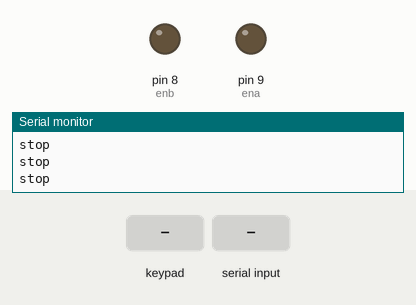
Recording of a sketch running on a simulated Arduino Uno, built with avr-gcc and run on an emulated ATmega328P. On the bench: output pins drawn as LEDs (lit = HIGH), the last lines printed to the serial monitor. The inputs (shaded band) are chosen by the test bench.

Above: at 1.2 s.
1.3 s: key 'L' pressed
At 1.47 s:
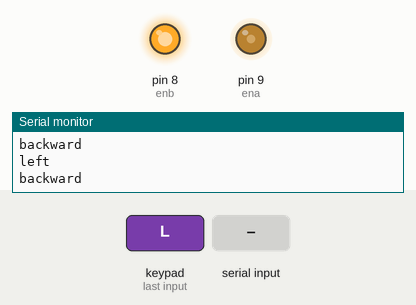
4.3 s: "forward" received over the second serial link
At 5.8 s:
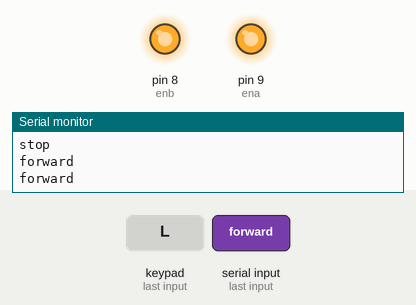
6.8 s: key 'R' pressed
At 8.1 s:
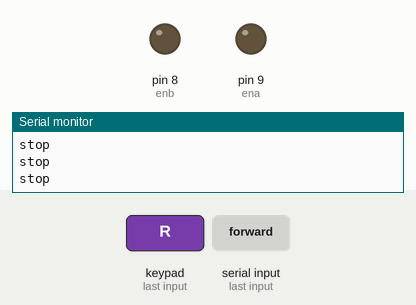
9.2 s: "Left" received over the second serial link
At 10.7 s:
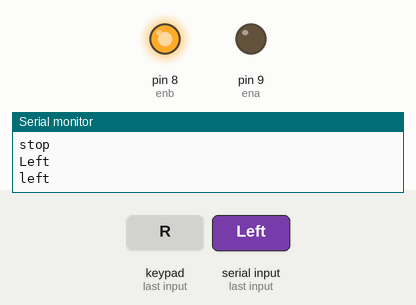
11.7 s: "right" received over the second serial link
At 14.2 s:
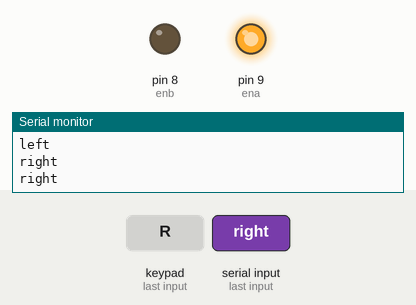
14.7 s: "left" received over the second serial link
At 16.5 s:
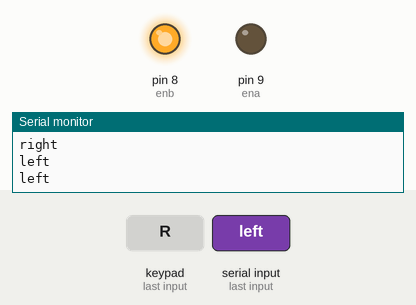
Timing chart, 0 to 18.7 s (numbered marks = the images above; inputs shaded):
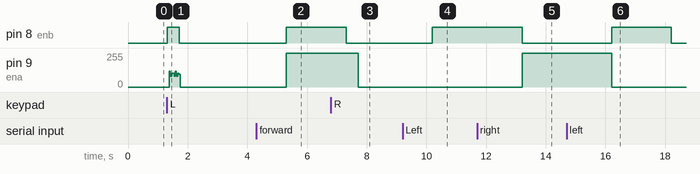

Measured:
- after the input at 1.3 s, pin 8 (enb): LOW → HIGH at once, → LOW 0.41 s later
- after the input at 4.3 s, pin 8 (enb): LOW → HIGH after 1.0 s; pin 9 (ena): 0/255 → 255/255 after 1.0 s
- after the input at 6.8 s, pin 9 (ena): 255/255 → 0/255 after 0.92 s instead of 0.51 s
- after the input at 9.2 s, pin 8 (enb): LOW → HIGH after 1.0 s
- after the input at 11.7 s, pin 8 (enb): HIGH → LOW after 1.5 s instead of 0.50 s; pin 9 (ena): 0/255 → 255/255 after 1.5 s
- after the input at 14.7 s, pin 8 (enb): LOW → HIGH after 1.5 s, → LOW 2.0 s later; pin 9 (ena): 255/255 → 0/255 after 1.5 s instead of 0.50 s

The sketch:

car_dabble.ino
```cpp
#define CUSTOM_SETTINGS
#define INCLUDE_GAMEPAD_MODULE
#include <Dabble.h>

String serial = "";
String terminal = "";
bool df = 0;

int ena = 9;
int m1p1 = 4;
int m1p2 = 5;

int enb = 8;
int m2p1 = 6;
int m2p2 = 7;

void setup()
{
  Serial.begin(9600);
  Dabble.begin(9600);
}

void loop()
{
  Dabble.processInput();

  int a = GamePad.getAngle();
  int r = GamePad.getRadius();

  if (((a > 0 && a <= 90) && r > 1) || (GamePad.isUpPressed()))
  {
    Serial.println("forward");
    digitalWrite(m1p1, HIGH);
    digitalWrite(m1p2, LOW);
    digitalWrite(m2p1, LOW);
    digitalWrite(m2p2, HIGH);
    analogWrite(ena, 255);
    analogWrite(enb, 255);
  }
  if (((a > 165 && a <= 270) && r > 1) || (GamePad.isDownPressed()))
  {
    Serial.println("backward");
    digitalWrite(m1p1, LOW);
    digitalWrite(m1p2, HIGH);
    digitalWrite(m2p1, HIGH);
    digitalWrite(m2p2, LOW);
    analogWrite(ena, 255);
    analogWrite(enb, 255);
  }
  if (((a >= 0 && a <= 0) && r > 1) || (GamePad.isRightPressed()))
  {
    Serial.println("right");
    digitalWrite(m1p1, LOW);
    digitalWrite(m1p2, HIGH);
    digitalWrite(m2p1, LOW);
    digitalWrite(m2p2, LOW);
    analogWrite(ena, 255);
    analogWrite(enb, 0);
  }
  if (((a > 90 && a <= 165) && r > 1) || (GamePad.isLeftPressed()))
  {
    Serial.println("left");
    digitalWrite(m1p1, LOW);
    digitalWrite(m1p2, LOW);
    digitalWrite(m2p1, HIGH);
    digitalWrite(m2p2, LOW);
    analogWrite(ena, 0);
    analogWrite(enb, 255);
  }
  else if (a == 0 && r == 0)
  {
    Serial.println("stop");
    digitalWrite(m1p1, LOW);
    digitalWrite(m1p2, LOW);
    digitalWrite(m2p1, LOW);
    digitalWrite(m2p2, LOW);
    analogWrite(ena, 0);
    analogWrite(enb, 0);
  }
  if (Terminal.available())
  {
    while (Terminal.available() != 0)
    {
      Dabble.processInput();
      terminal = Terminal.readString();
      Serial.println(terminal);
      Terminal.println("received");

      if (terminal == "forward" || terminal == "Forward")
      {
        Dabble.processInput();
        Serial.println("forward");
        digitalWrite(m1p1, HIGH);
        digitalWrite(m1p2, LOW);
        digitalWrite(m2p1, LOW);
        digitalWrite(m2p2, HIGH);
        analogWrite(ena, 255);
        analogWrite(enb, 255);
        delay(2000);
      }
      if (terminal == "back" || terminal == "Back" )
      {
        Dabble.processInput();
        Serial.println("backward");
        digitalWrite(m1p1, LOW);
        digitalWrite(m1p2, HIGH);
        digitalWrite(m2p1, HIGH);
        digitalWrite(m2p2, LOW);
        analogWrite(ena, 255);
        analogWrite(enb, 255);
        delay(2000);
      }
      if (terminal == "right" || terminal == "Right" )
      {
        Serial.println("right");
        digitalWrite(m1p1, LOW);
        digitalWrite(m1p2, HIGH);
        digitalWrite(m2p1, LOW);
        digitalWrite(m2p2, LOW);
        analogWrite(ena, 255);
        analogWrite(enb, 0);
        delay(2000);
      }
      if (terminal == "left" || terminal == "Left")
      {
        Serial.println("left");
        digitalWrite(m1p1, LOW);
        digitalWrite(m1p2, LOW);
        digitalWrite(m2p1, HIGH);
        digitalWrite(m2p2, LOW);
        analogWrite(ena, 0);
        analogWrite(enb, 255);
        delay(2000);
      }
      if (terminal == "stop" || terminal == "Stop")
      {
        Serial.println("Stop");
        digitalWrite(m1p1, LOW);
        digitalWrite(m1p2, LOW);
        digitalWrite(m2p1, LOW);
        digitalWrite(m2p2, LOW);
        analogWrite(ena, 0);
        analogWrite(enb, 0);
      }
      terminal = "";
    }
  }
}
```
